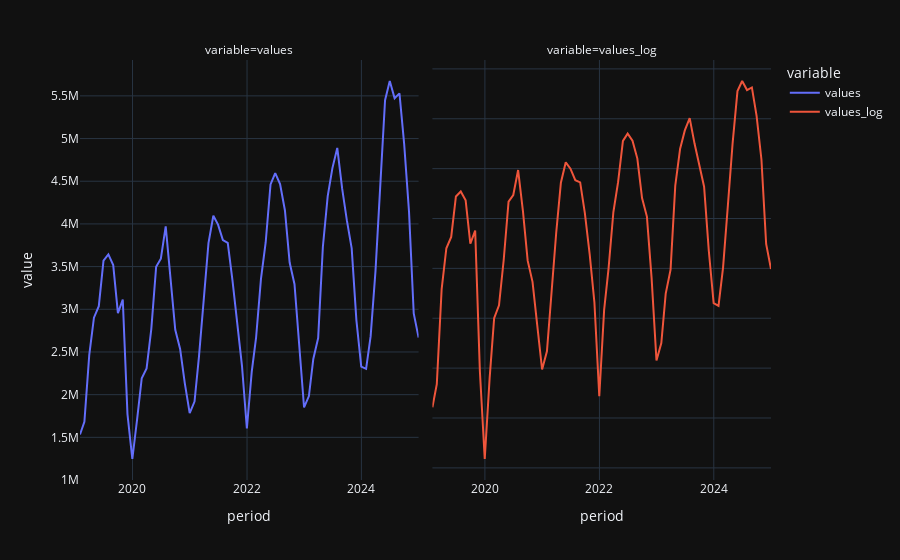

The cell this chart's notebook holds for it:
### Code cell
fig = df.plot(facet_col="variable")
fig.update_yaxes(matches=None)
fig.update_layout()
